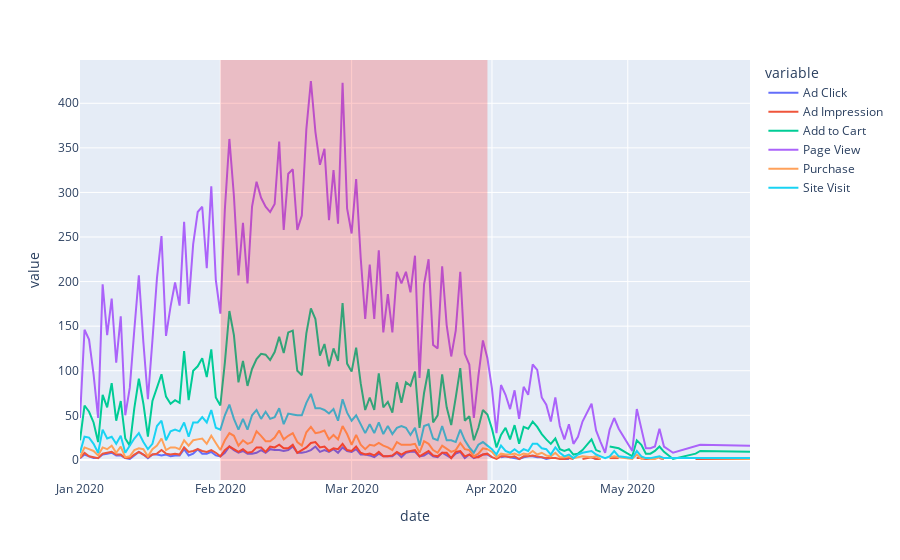

Notebook code for this chart:
### Code cell
fig = px.line(event_timeline, x='date', y=event_timeline.columns[1:])

# Add shading to show when marketing campaigns occur
# Half Off - Treat Your Shelf(ish)
fig.add_vrect(x0='2020-02-01', x1='2020-03-31', line_width=0, fillcolor="red", opacity=0.2)

fig.show()

### Figure 1 — Plotly figure (JSON) as saved in the notebook; plotly's stock layout.template omitted (floating-point values rounded to 4 significant figures; data arrays with more than 128 entries replaced by an {"elided": "..."} marker saying what was removed)
{"data": [{"hovertemplate": "variable=Ad Click<br>date=%{x}<br>value=%{y}<extra></extra>", "legendgroup": "Ad Click", "line": {"color": "#636efa", "dash": "solid"}, "marker": {"symbol": "circle"}, "mode": "lines", "name": "Ad Click", "orientation": "v", "showlegend": true, "type": "scatter", "x": {"elided": "131 str values"}, "xaxis": "x", "y": {"elided": "131 int values"}, "yaxis": "y"}, {"hovertemplate": "variable=Ad Impression<br>date=%{x}<br>value=%{y}<extra></extra>", "legendgroup": "Ad Impression", "line": {"color": "#EF553B", "dash": "solid"}, "marker": {"symbol": "circle"}, "mode": "lines", "name": "Ad Impression", "orientation": "v", "showlegend": true, "type": "scatter", "x": {"elided": "131 str values"}, "xaxis": "x", "y": {"elided": "131 int values"}, "yaxis": "y"}, {"hovertemplate": "variable=Add to Cart<br>date=%{x}<br>value=%{y}<extra></extra>", "legendgroup": "Add to Cart", "line": {"color": "#00cc96", "dash": "solid"}, "marker": {"symbol": "circle"}, "mode": "lines", "name": "Add to Cart", "orientation": "v", "showlegend": true, "type": "scatter", "x": {"elided": "131 str values"}, "xaxis": "x", "y": {"elided": "131 int values"}, "yaxis": "y"}, {"hovertemplate": "variable=Page View<br>date=%{x}<br>value=%{y}<extra></extra>", "legendgroup": "Page View", "line": {"color": "#ab63fa", "dash": "solid"}, "marker": {"symbol": "circle"}, "mode": "lines", "name": "Page View", "orientation": "v", "showlegend": true, "type": "scatter", "x": {"elided": "131 str values"}, "xaxis": "x", "y": {"elided": "131 int values"}, "yaxis": "y"}, {"hovertemplate": "variable=Purchase<br>date=%{x}<br>value=%{y}<extra></extra>", "legendgroup": "Purchase", "line": {"color": "#FFA15A", "dash": "solid"}, "marker": {"symbol": "circle"}, "mode": "lines", "name": "Purchase", "orientation": "v", "showlegend": true, "type": "scatter", "x": {"elided": "131 str values"}, "xaxis": "x", "y": {"elided": "131 int values"}, "yaxis": "y"}, {"hovertemplate": "variable=Site Visit<br>date=%{x}<br>value=%{y}<extra></extra>", "legendgroup": "Site Visit", "line": {"color": "#19d3f3", "dash": "solid"}, "marker": {"symbol": "circle"}, "mode": "lines", "name": "Site Visit", "orientation": "v", "showlegend": true, "type": "scatter", "x": {"elided": "131 str values"}, "xaxis": "x", "y": {"elided": "131 int values"}, "yaxis": "y"}], "layout": {"legend": {"title": {"text": "variable"}, "tracegroupgap": 0}, "margin": {"t": 60}, "shapes": [{"fillcolor": "red", "line": {"width": 0}, "opacity": 0.2, "type": "rect", "x0": "2020-02-01", "x1": "2020-03-31", "xref": "x", "y0": 0, "y1": 1, "yref": "y domain"}], "xaxis": {"anchor": "y", "domain": [0, 1], "title": {"text": "date"}}, "yaxis": {"anchor": "x", "domain": [0, 1], "title": {"text": "value"}}}}
